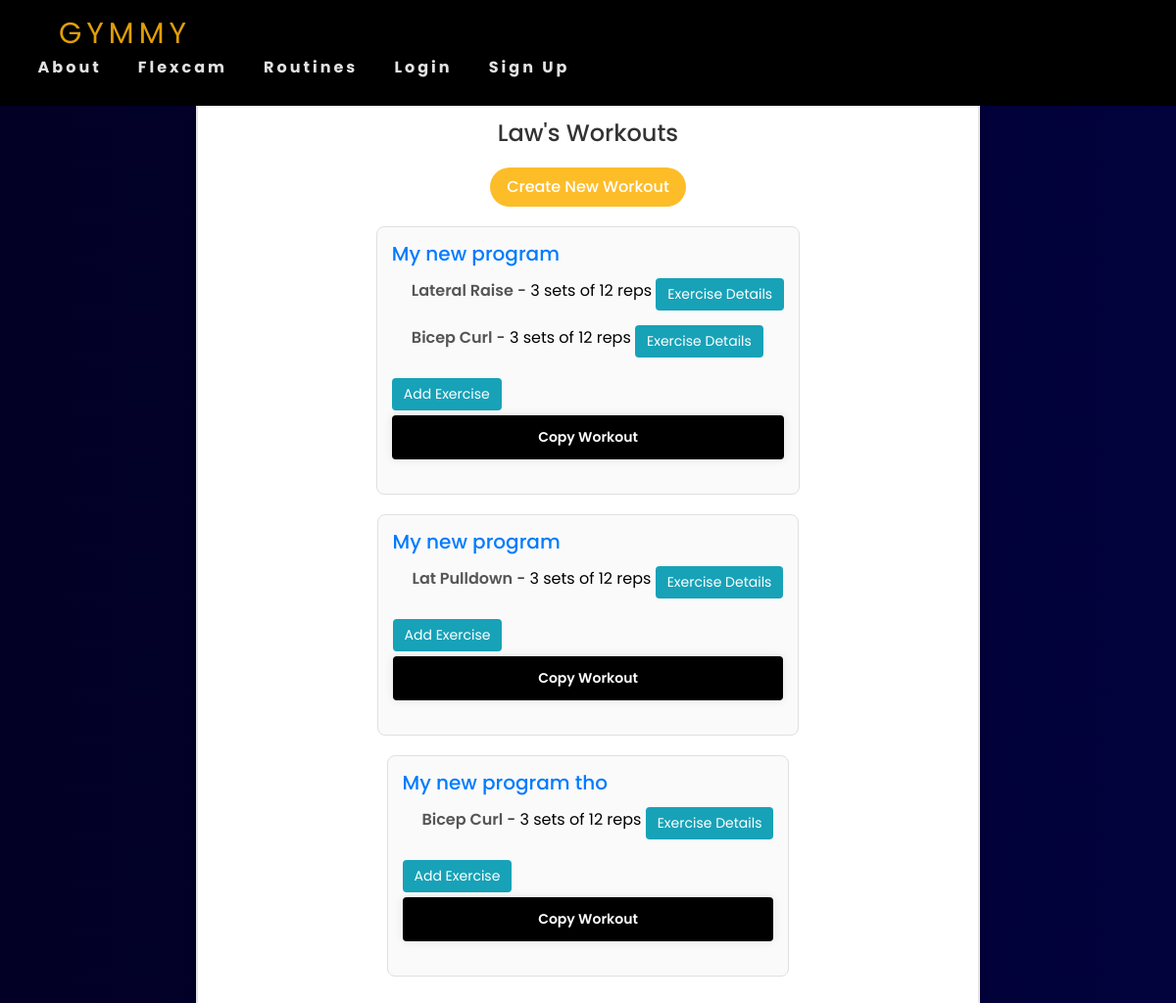
Before: /my_workouts/Law/ with the older database file.
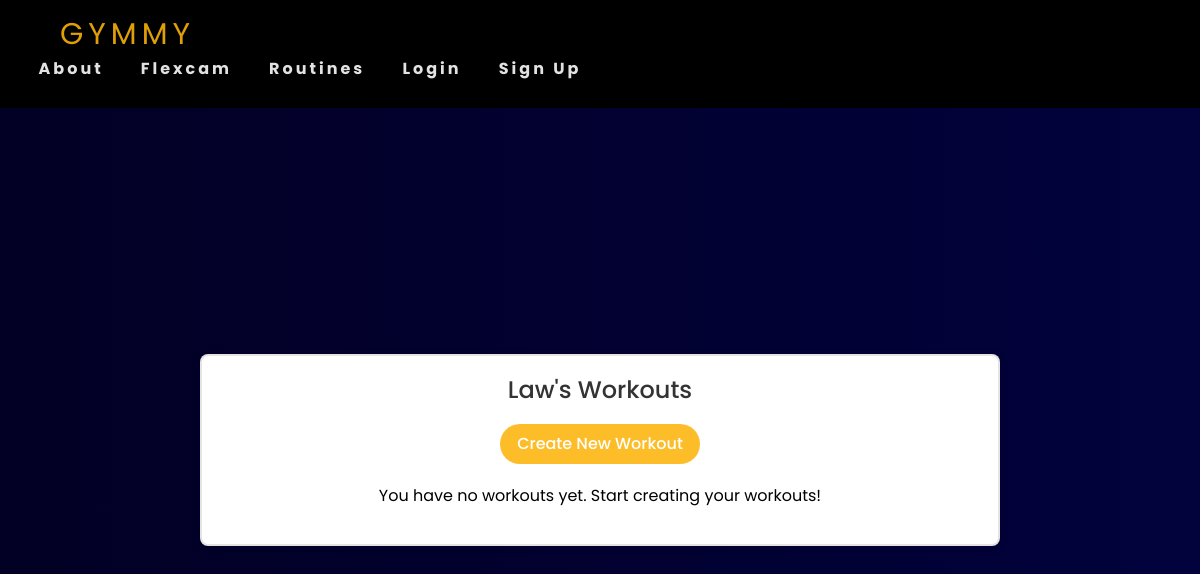
After: the same page with the newer database file.
### gymmy/models.py (models this page shows, shortened)
class Workout(models.Model):
    user = models.ForeignKey(User, on_delete=models.CASCADE, related_name='workouts')
    name = models.CharField(max_length=50)

class WorkoutExercise(models.Model):
    workout = models.ForeignKey(Workout, on_delete=models.CASCADE, related_name='exercises')
    routine = models.ForeignKey(Routines, on_delete=models.CASCADE)
    reps = models.PositiveIntegerField(default=1)
    sets = models.PositiveIntegerField(default=1)

class Routines(models.Model):
    routine = models.CharField(max_length=30)
    category = models.ForeignKey(Category, on_delete=models.CASCADE, default=1)
    description = models.CharField(max_length=500, default='', blank=True, null=True)
    image = models.ImageField(upload_to='uploads/routine/')
    favorites = models.ManyToManyField(User, related_name='favourite_routines', blank=True)
    instructions = models.TextField(blank=True, null=True)
    benefits = models.TextField(blank=True, null=True)
    popularity_count = models.PositiveIntegerField(default=0)
    class Meta:
        verbose_name_plural = 'routines'

### gymmy/views.py (the view, shortened to what this page needs)
# urls.py: path('my_workouts/', views.my_workouts, name='my_workouts'),
def my_workouts(request, username=None):
    if username:
        user = get_object_or_404(User, username=username)
    else:
        user = request.user
    workouts = Workout.objects.filter(user=user)
    routines = Routines.objects.all()
    return render(request, 'gymmy/my_workouts.html', {'workouts': workouts, 'profile_user': user, 'routines': routines})

### gymmy/templates/gymmy/my_workouts.html (shortened to what this page needs)
{% extends 'gymmy/base.html' %}
{% load static %}
{% block css %}<link rel="stylesheet" href="{% static 'css/myworkouts.css' %}">{% endblock %}
{% block content %}
<div class="profile-container">
    <h2>{{ profile_user.username }}'s Workouts</h2>
    <button id="create-workout-button" class="btn-create">Create New Workout</button>
    {% if workouts %}
        {% for workout in workouts %}
            <div class="workout">
                <h3>{{ workout.name }}</h3>
                <ul>
                    {% for exercise in workout.exercises.all %}
                        <li>
                            <strong>{{ exercise.routine.routine }}</strong> -
                            {{ exercise.sets }} sets of {{ exercise.reps }} reps
                            <a href="{% url 'exercise_details' exercise.routine.id %}" class="btn btn-info">Exercise Details</a>
                        </li>
                    {% empty %}
                        <li>No exercises added yet.</li>
                    {% endfor %}
                </ul>
                <button class="add-exercise-button btn btn-info" data-workout-id="{{ workout.id }}">Add Exercise</button>
                <form method="POST" action="{% url 'copy_workout' workout.id %}" style="display:inline;">
                    <button type="submit" class="btn btn-primary" onclick="return confirm('Are you sure you want to copy this workout?');">Copy Workout</button>
                </form>
            </div>
        {% endfor %}
    {% else %}
        <p>You have no workouts yet. Start creating your workouts!</p>
    {% endif %}
</div>
{% endblock %}

Changed rows visible on the page:
removed Workout: name "My new program"
removed WorkoutExercise: routine.routine "Lateral Raise", sets "3", reps "12", shown under "My new program"
removed WorkoutExercise: routine.routine "Bicep Curl", sets "3", reps "12", shown under "My new program"
removed Workout: name "My new program"
removed WorkoutExercise: routine.routine "Lat Pulldown", sets "3", reps "12", shown under "My new program"
removed Workout: name "My new program tho"
removed WorkoutExercise: routine.routine "Bicep Curl", sets "3", reps "12", shown under "My new program tho"
Other visible differences:
text now shown: "You have no workouts yet. Start creating your workouts!"
